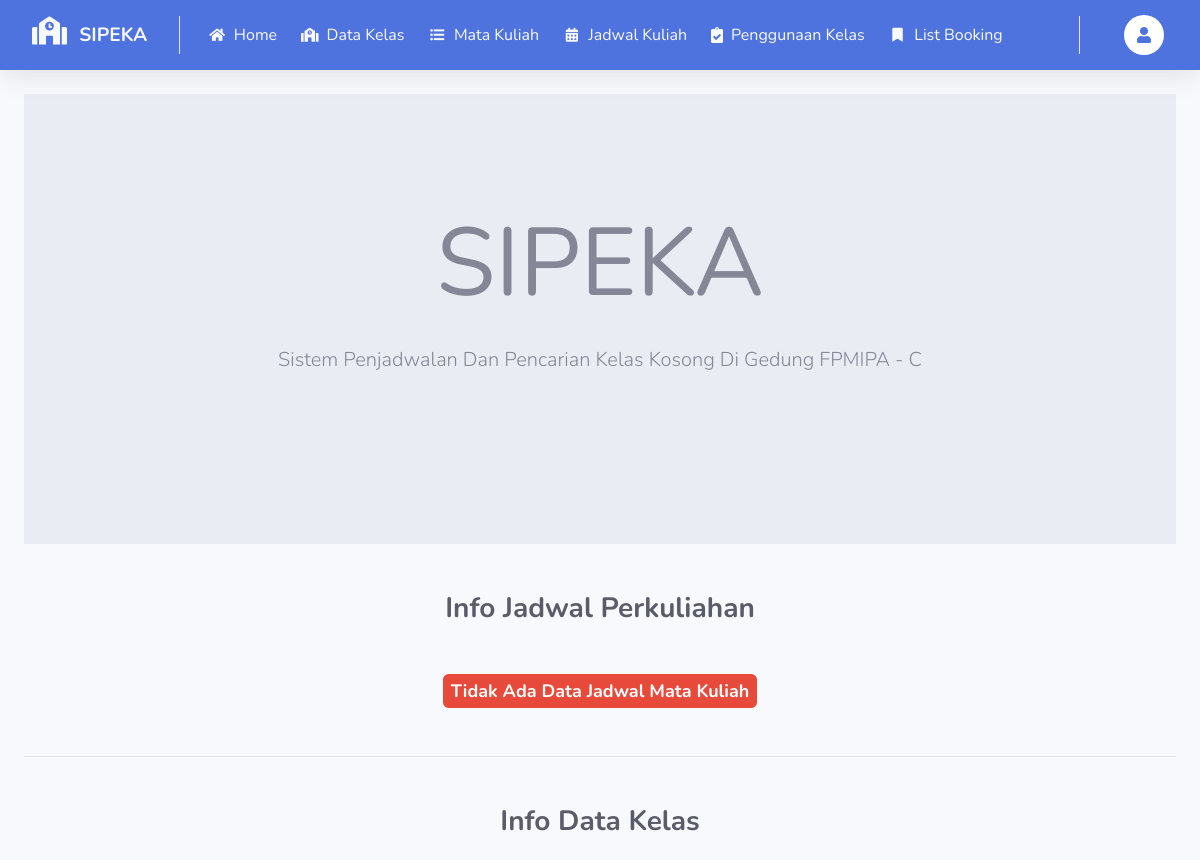
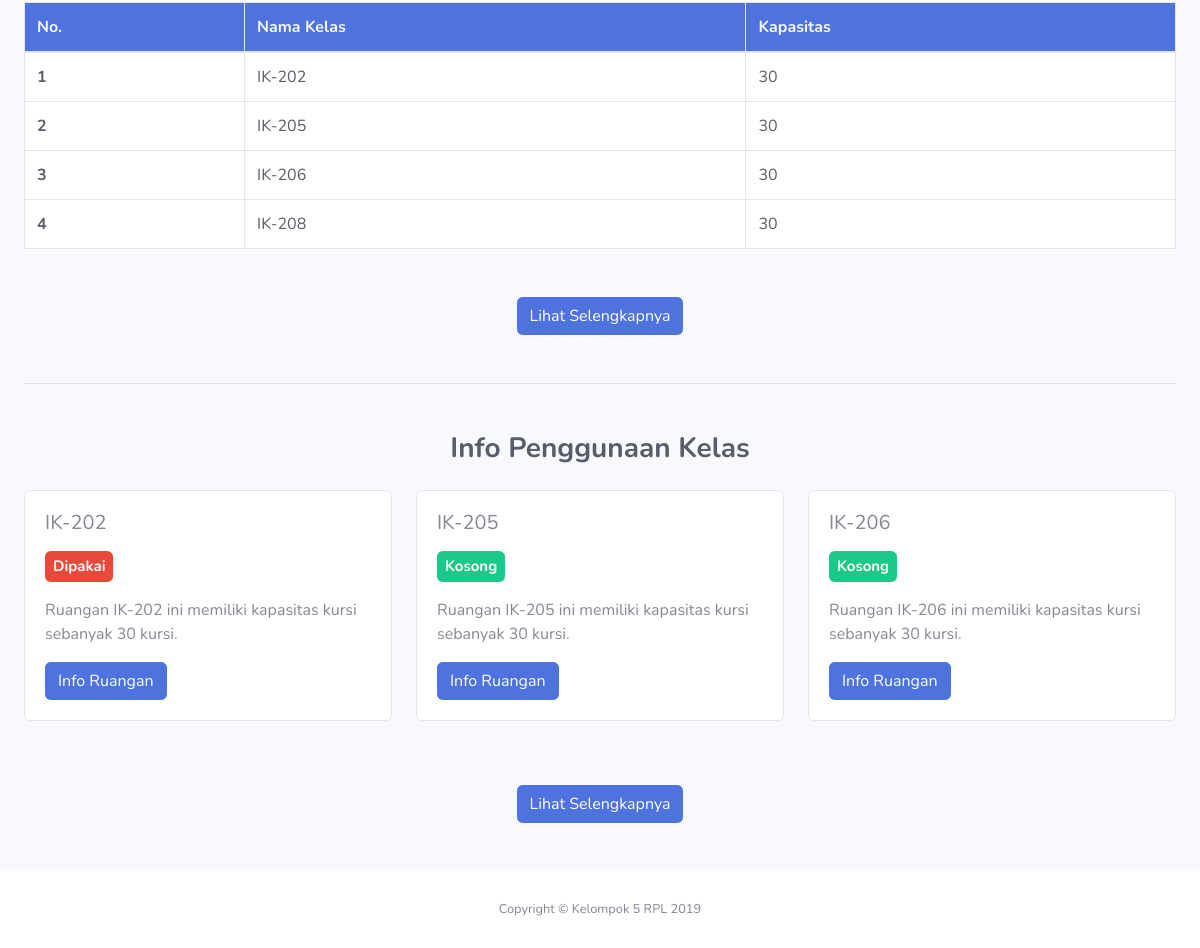
The app's page /index.php/user with its own data (2 pictures, top to bottom).
### tables this page shows
CREATE TABLE `t_ruangan`  (
  `id_ruangan` int(11) NOT NULL AUTO_INCREMENT,
  `nama_ruangan` varchar(20) NULL DEFAULT NULL,
  `kapasitas` int(11) NULL DEFAULT NULL,
  PRIMARY KEY (`id_ruangan`) USING BTREE
);

### application/controllers/User.php (called while the page is built, shortened)
<?php
class User extends CI_Controller
{
    public function __construct()
    {
        $this->load->library('form_validation');
        $this->load->model('Kelas_model');
        $this->load->model('Matkul_model');
        $this->load->model('Jadwal_model');
        $this->load->model('Booking_model');
    }
    public function index()
    {
        $data['judul'] = "Halaman Home";
        $data['data_kelas'] = $this->Kelas_model->getAllKelas();
        $data['data_jadwal'] = $this->Jadwal_model->getAllJadwal();
        $data['data_booking'] = $this->Booking_model->getAllTodayBookingKelas();
        $this->load->view('templates/user/header', $data);
        $this->load->view('user/home', $data);
        $this->load->view('templates/user/footer');
    }
}

### index.php (called while the page is built, shortened)
<?php
require_once BASEPATH.'core/CodeIgniter.php';

### application/models/Kelas_model.php (called while the page is built, shortened)
<?php
class Kelas_model extends CI_Model
{
    public function getAllKelas()
    {
        $this->db->group_by('nama_ruangan', 'ASC');
        return $this->db->get('t_ruangan')->result();
    }
}

### application/models/Booking_model.php (called while the page is built, shortened)
<?php
class Booking_model extends CI_Model
{
    public function getAllTodayBookingKelas()
    {
        return $this->db->query('SELECT t_ruangan.id_ruangan, nama_ruangan, kapasitas, id_booking, id_mahasiswa, berita_kegiatan, tanggal, waktu_mulai, waktu_akhir FROM t_ruangan LEFT JOIN t_booking_kelas ON t_ruangan.id_ruangan = t_booking_kelas.id_ruangan AND tanggal = CURDATE()')->result();
    }
}

### application/views/user/home.php (the view)
<div class="container-fluid">
    <div class=" jumbotron jumbotron-fluid" style="height: 450px;">
        <div class=" container text-center">
            <h1 class="display-1 mt-5"><strong>SIPEKA</strong></h1>
            <p class="lead pt-3">Sistem Penjadwalan Dan Pencarian Kelas Kosong Di Gedung FPMIPA - C</p>
        </div>
    </div>
</div>
<div class="container-fluid">
    <h3 class="text-gray-800 mt-5 mb-4 text-center font-weight-bold">Info Jadwal Perkuliahan</h3>
    <?php if ($data_jadwal) { ?>
        <table class="table table-bordered bg-white mb-5">
            <thead class="bg-primary">
                <tr>
                    <th scope="col" class="bg-primary text-light">Hari</th>
                    <th scope="col" class="bg-primary text-light">Mata Kuliah</th>
                    <th scope="col" class="bg-primary text-light">Dosen Pengajar</th>
                    <th scope="col" class="bg-primary text-light">Jurusan</th>
                    <th scope="col" class="bg-primary text-light">Angkatan</th>
                    <th scope="col" class="bg-primary text-light">Kelas</th>
                    <th scope="col" class="bg-primary text-light">SKS</th>
                    <th scope="col" class="bg-primary text-light">Ruangan</th>
                    <th scope="col" class="bg-primary text-light">Waktu Mulai</th>
                    <th scope="col" class="bg-primary text-light">Waktu Akhir</th>
                </tr>
            </thead>
            <?php $i = 1;
            foreach ($data_jadwal as $jadwal) { ?>
                <tbody>
                    <td class="text-gray-800"><?= $jadwal->hari; ?></td>
                    <td class="text-gray-800"><?= $jadwal->nama_matkul; ?></td>
                    <td class="text-gray-800"><?= $jadwal->nama_dosen; ?></td>
                    <td class="text-gray-800"><?= $jadwal->jurusan; ?></td>
                    <td class="text-gray-800"><?= $jadwal->angkatan; ?></td>
                    <td class="text-gray-800"><?= $jadwal->kelas; ?></td>
                    <td class="text-gray-800"><?= $jadwal->sks; ?></td>
                    <td class="text-gray-800"><?= $jadwal->nama_ruangan; ?></td>
                    <td class="text-gray-800"><?= $jadwal->waktu_mulai; ?></td>
                    <td class="text-gray-800"><?= $jadwal->waktu_akhir; ?></td>
                </tbody>
                <?php if ($i++ == 5) break;
            } ?>
        </table>
        <div class="text-center mt-4 mb-5">
            <a href="<?= base_url() . 'user/jadwalMatkul'; ?>" class="btn btn-primary">Lihat Selengkapnya</a>
        </div>
    <?php } else { ?>
        <div class="text-center my-5">
            <h4 class="text-gray-800 font-weight-bold"><span class="p-2 badge badge-danger">Tidak Ada Data Jadwal Mata Kuliah</span></h4>
        </div>
    <?php } ?>
    <hr>
    <h3 class="text-gray-800 mb-4 mt-5 text-center font-weight-bold">Info Data Kelas</h3>
    <?php if ($data_kelas) { ?>
        <table class="table table-bordered bg-white mb-5">
            <thead class="bg-primary">
                <tr>
                    <th scope="col" class="text-light">No.</th>
                    <th scope="col" class="text-light">Nama Kelas</th>
                    <th scope="col" class="text-light">Kapasitas</th>
                </tr>
            </thead>
            <tbody>
                <?php $i = 1;
                foreach ($data_kelas as $kelas) { ?>
                    <tr>
                        <th scope="row" class="text-gray-800"><?= $i; ?></th>
                        <td class="text-gray-800"><?= $kelas->nama_ruangan; ?></td>
                        <td class="text-gray-800"><?= $kelas->kapasitas; ?></td>
                    </tr>
                    <?php if ($i++ == 5)  break;
                } ?>
            </tbody>
        </table>
        <div class="text-center mt-4 mb-5">
            <a href="<?= base_url() . 'user/dataKelas'; ?>" class="btn btn-primary">Lihat Selengkapnya</a>
        </div>
    <?php } else { ?>
        <div class="text-center my-5">
            <h4 class="text-gray-800 font-weight-bold"><span class="p-2 badge badge-danger">Tidak Ada Data Kelas</span></h4>
        </div>
    <?php } ?>
    <hr>
    <h3 class="text-gray-800 mt-5 mb-4 text-center font-weight-bold">Info Penggunaan Kelas</h3>
    <?php if ($data_kelas) { ?>
        <div class=" row mb-5">
            <?php $i = 1;
            foreach ($data_kelas as $kelas) {
                $used = false;
                foreach ($data_booking as $booking) {
                    if (($booking->id_ruangan == $kelas->id_ruangan) && ($booking->id_booking != null) && ($booking->waktu_mulai <= date('H:i')) && ($booking->waktu_akhir >= date('H:i'))) {
                        $used = true;
                    }
                } ?>
                <div class="col-lg-4 pb-3">
                    <div class="card">
                        <div class="card-body">
                            <h5 class="card-title"><?= $kelas->nama_ruangan; ?></h5>
                            <?php if ($used) { ?>
                                <h5 class="card-subtitle my-3"><span class="p-2 badge badge-danger">Dipakai</span></h5>
                            <?php } else { ?>
                                <h5 class="card-subtitle my-3"><span class="p-2 badge badge-success">Kosong</span></h5>
                            <?php } ?>
                            <p class="card-text">Ruangan <?= $kelas->nama_ruangan; ?> ini memiliki kapasitas kursi sebanyak <?= $kelas->kapasitas; ?> kursi.</p>
                            <a href="<?= base_url() . 'user/infoBookingKelas/' . $kelas->id_ruangan; ?>" class="btn btn-primary">Info Ruangan</a>
                        </div>
                    </div>
                </div>
                <?php if ($i++ == 3)  break;
            } ?>
        </div>
        <div class="text-center mt-4 mb-5">
            <a href="<?= base_url() . 'user/jadwalKelas'; ?>" class="btn btn-primary">Lihat Selengkapnya</a>
        </div>
    <?php } else { ?>
        <div class="text-center my-5">
            <h4 class="text-gray-800 font-weight-bold"><span class="p-2 badge badge-danger">Tidak Ada Data Kelas</span></h4>
        </div>
    <?php } ?>
</div>

### records on screen
t_ruangan: i "1", nama_ruangan "IK-202", kapasitas "30", shows "Dipakai"
t_ruangan: i "2", nama_ruangan "IK-205", kapasitas "30", shows "Kosong"
t_ruangan: i "3", nama_ruangan "IK-206", kapasitas "30", shows "Kosong"
t_ruangan: i "4", nama_ruangan "IK-208", kapasitas "30"
